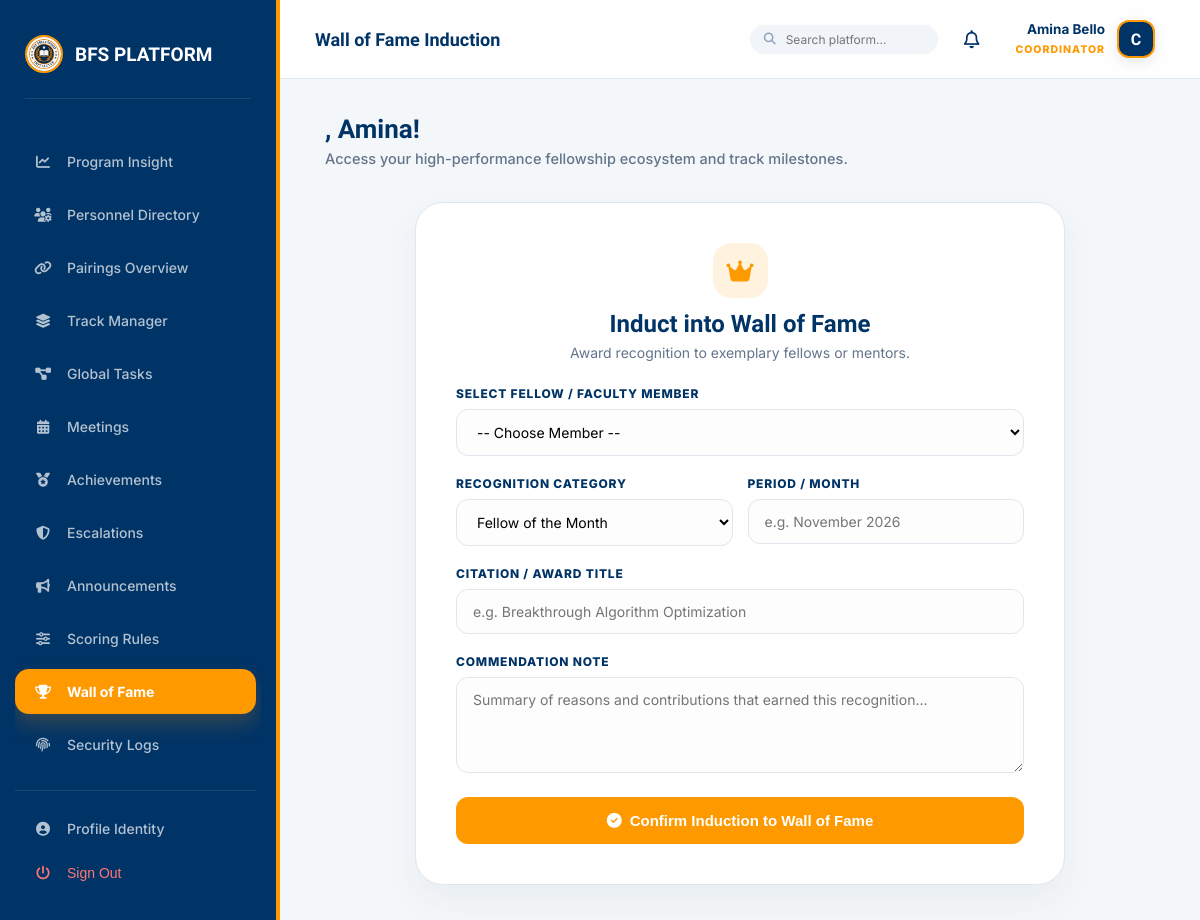
Screenshot of /wall-of-fame/manage/ (signed in) with the database file from the repository.
### accounts/models.py (models this page shows, shortened)
class User(AbstractUser):
    ROLE_CHOICES = [
        ('mentee', 'Mentee'),
        ('mentor', 'Mentor'),
        ('management', 'Management Team'),
        ('coordinator', 'Programme Coordinator'),
    ]
    role = models.CharField(max_length=20, choices=ROLE_CHOICES, default='mentee')
    phone = models.CharField(max_length=20, blank=True)
    bio = models.TextField(blank=True)
    avatar_url = models.URLField(blank=True)   # Link to OneDrive/SharePoint photo
    is_verified = models.BooleanField(default=False)
    linkedin_url = models.URLField(blank=True, verbose_name="LinkedIn Profile")
    github_url = models.URLField(blank=True, verbose_name="GitHub/Portfolio")
    cv_url = models.URLField(blank=True, verbose_name="CV/Resume (OneDrive Link)")
    qualification = models.CharField(max_length=120, blank=True, help_text="e.g. B.Sc, M.Sc, Ph.D, Professional Fellow")
    expertise = models.CharField(max_length=150, blank=True, help_text="e.g. Software Engineering, AI, Cloud, Research")
    academic_status = models.CharField(max_length=100, blank=True, help_text="e.g. Student, Recent Graduate, Professional")
    interests = models.TextField(blank=True, help_text="Areas of interest or specialization")
    career_goal = models.TextField(blank=True, help_text="Mentee primary career and learning goal")

### core/views.py (the view, shortened to what this page needs)
# urls.py: path('wall-of-fame/manage/', views.manage_wall_of_fame, name='manage_wall_of_fame'),
@role_required('management', 'coordinator')
def manage_wall_of_fame(request):
    users = User.objects.filter(is_active=True).order_by('first_name', 'username')
    return render(request, 'core/manage_wall_of_fame.html', {'users': users})

### templates/core/manage_wall_of_fame.html (shortened to what this page needs)
{% extends 'base.html' %}
{% block header_title %}Wall of Fame Induction{% endblock %}
{% block content %}
<div class="wof-form-card">
    <div style="text-align: center; margin-bottom: 25px;">
        <div style="width: 55px; height: 55px; border-radius: 18px; background: var(--gold-soft); color: var(--gold); display: inline-flex; align-items: center; justify-content: center; font-size: 24px; margin-bottom: 12px;">
            <i class="fas fa-crown"></i>
        </div>
        <h2 style="margin: 0; font-family: 'Lexend'; color: var(--navy);">Induct into Wall of Fame</h2>
        <p style="margin: 6px 0 0; color: #64748b; font-size: 14px;">Award recognition to exemplary fellows or mentors.</p>
    </div>
    <form method="post">
        <div>
            <label class="form-label">Select Fellow / Faculty Member</label>
            <select name="user_id" class="form-input" required>
                <option value="">-- Choose Member --</option>
            </select>
        </div>
        <div style="display: grid; grid-template-columns: 1fr 1fr; gap: 15px;">
            <div>
                <label class="form-label">Recognition Category</label>
                <select name="type" class="form-input" required>
                    <option value="mentee_of_month">Fellow of the Month</option>
                </select>
            </div>
            <div>
                <label class="form-label">Period / Month</label>
                <input type="text" name="period" class="form-input" placeholder="e.g. November 2026" required>
            </div>
        </div>
        <div>
            <label class="form-label">Citation / Award Title</label>
            <input type="text" name="badge_title" class="form-input" placeholder="e.g. Breakthrough Algorithm Optimization" required>
        </div>
        <div>
            <label class="form-label">Commendation Note</label>
            <textarea name="note" rows="4" class="form-input" placeholder="Summary of reasons and contributions that earned this recognition..." required></textarea>
        </div>
        <button type="submit" class="btn-submit-wof">
            <i class="fas fa-check-circle"></i> Confirm Induction to Wall of Fame
        </button>
    </form>
</div>
{% endblock %}

### templates/base.html (shortened to what this page needs)
{% load static %}
<!DOCTYPE html>
<html lang="en">
<head>
    <link rel="stylesheet" href="https://cdnjs.cloudflare.com/ajax/libs/font-awesome/6.4.0/css/all.min.css">
</head>
<body>
    <aside class="sidebar" id="sidebar">
        <div class="brand">
            <img src="{% static 'images/logo.jpg' %}" alt="BFS Logo">
            <span>BFS PLATFORM</span>
        </div>
        <nav class="nav-menu">
            {% if user.role == 'mentee' %}
                <a href="{% url 'dashboard:mentee_dashboard' %}" class="nav-item {% if request.resolver_match.url_name == 'mentee_dashboard' %}active{% endif %}">
                    <i class="fas fa-th-large"></i> My Workspace
                </a>
                <a href="{% url 'groups:group_list' %}" class="nav-item {% if 'groups' in request.path and 'meetings' not in request.path and 'pairings' not in request.path %}active{% endif %}">
                    <i class="fas fa-compass"></i> Explore Tracks
                </a>
                <a href="{% url 'tasks:my_tasks_list' %}" class="nav-item {% if 'tasks' in request.path %}active{% endif %}">
                    <i class="fas fa-clipboard-list"></i> My Assignments
                </a>
                <a href="{% url 'groups:meeting_list' %}" class="nav-item {% if 'meetings' in request.path %}active{% endif %}">
                    <i class="fas fa-video"></i> Meetings
                </a>
                <a href="{% url 'progress:achievements' %}" class="nav-item {% if 'achievements' in request.path %}active{% endif %}">
                    <i class="fas fa-medal"></i> Achievements
                </a>
                <a href="{% url 'progress:leaderboard' %}" class="nav-item {% if 'leaderboard' in request.path %}active{% endif %}">
                    <i class="fas fa-award"></i> Leaderboard
                </a>
                <a href="{% url 'progress:goals' %}" class="nav-item {% if 'goals' in request.path %}active{% endif %}">
                    <i class="fas fa-bullseye"></i> My Goals
                </a>
                <a href="{% url 'helpdesk:home' %}" class="nav-item {% if 'helpdesk' in request.path %}active{% endif %}">
                    <i class="fas fa-question-circle"></i> Help Desk
                </a>
                <a href="{% url 'announcements:list' %}" class="nav-item {% if 'announcements' in request.path %}active{% endif %}">
                    <i class="fas fa-bullhorn"></i> Announcements
                </a>
                <a href="{% url 'progress:feedback' %}" class="nav-item {% if 'feedback' in request.path %}active{% endif %}">
                    <i class="fas fa-comment-dots"></i> Feedback
                </a>
                <a href="{% url 'core:wall_of_fame' %}" class="nav-item {% if 'wall-of-fame' in request.path %}active{% endif %}">
                    <i class="fas fa-trophy"></i> Wall of Fame
                </a>
            {% elif user.role == 'management' or user.role == 'coordinator' %}
                <a href="{% url 'dashboard:home' %}" class="nav-item ">
                    <i class="fas fa-chart-line"></i> Program Insight
                </a>
                <a href="{% url 'accounts:user_directory' %}" class="nav-item {% if 'users' in request.path %}active{% endif %}">
                    <i class="fas fa-users-cog"></i> Personnel Directory
                </a>
                <a href="{% url 'groups:pairing_list' %}" class="nav-item {% if 'pairings' in request.path %}active{% endif %}">
                    <i class="fas fa-link"></i> Pairings Overview
                </a>
                <a href="{% url 'groups:group_list' %}" class="nav-item {% if 'groups' in request.path and 'meetings' not in request.path and 'pairings' not in request.path %}active{% endif %}">
                    <i class="fas fa-layer-group"></i> Track Manager
                </a>
                <a href="{% url 'tasks:task_manager' %}" class="nav-item {% if 'manager' in request.path %}active{% endif %}">
                    <i class="fas fa-project-diagram"></i> Global Tasks
                </a>
                <a href="{% url 'groups:meeting_list' %}" class="nav-item {% if 'meetings' in request.path %}active{% endif %}">
                    <i class="fas fa-calendar-alt"></i> Meetings
                </a>
                <a href="{% url 'progress:achievements' %}" class="nav-item {% if 'achievements' in request.path %}active{% endif %}">
                    <i class="fas fa-medal"></i> Achievements
                </a>
                <a href="{% url 'progress:escalation_list' %}" class="nav-item {% if 'escalations' in request.path %}active{% endif %}">
                    <i class="fas fa-shield-alt"></i> Escalations
                </a>
                <a href="{% url 'announcements:list' %}" class="nav-item {% if 'announcements' in request.path %}active{% endif %}">
                    <i class="fas fa-bullhorn"></i> Announcements
                </a>
                <a href="{% url 'progress:points_rules' %}" class="nav-item {% if 'points-rules' in request.path %}active{% endif %}">
                    <i class="fas fa-sliders-h"></i> Scoring Rules
                </a>
                <a href="{% url 'core:wall_of_fame' %}" class="nav-item {% if 'wall-of-fame' in request.path %}active{% endif %}">
                    <i class="fas fa-trophy"></i> Wall of Fame
                </a>
                <a href="{% url 'progress:audit_log' %}" class="nav-item {% if 'audit' in request.path %}active{% endif %}">
                    <i class="fas fa-fingerprint"></i> Security Logs
                </a>
            {% endif %}
            <div style="margin-top: auto; border-top: 1px solid rgba(255,255,255,0.1); padding-top: 15px;">
                <a href="{% url 'accounts:profile' %}" class="nav-item {% if 'profile' in request.path %}active{% endif %}">
                    <i class="fas fa-user-circle"></i> Profile Identity
                </a>
                <button onclick="document.getElementById('logout-form').submit();" class="nav-item" style="color: #ff7675; cursor: pointer;">
                    <i class="fas fa-power-off"></i> Sign Out
                </button>
            </div>
        </nav>
    </aside>
    <main class="main">
        <header class="topbar">
            <div style="display: flex; align-items: center; gap: 15px;">
                <h2 style="margin:0; font-family:'Lexend'; font-size: 18px; color: var(--navy);">{% block header_title %}{% endblock %}</h2>
            </div>
            <div style="display: flex; align-items: center; gap: 20px;">
                <form method="get" action="{% url 'core:search' %}" style="display: flex; align-items: center; background: #f1f5f9; border-radius: 20px; padding: 6px 14px;">
                    <i class="fas fa-search" style="color: #94a3b8; font-size: 12px; margin-right: 8px;"></i>
                    <input type="text" name="q" placeholder="Search platform..." style="border: none; background: transparent; outline: none; font-size: 12px; width: 140px; font-family: inherit;">
                </form>
                <a href="{% url 'notifications:notification_list' %}" style="position: relative; color: var(--navy); text-decoration: none; font-size: 18px; padding: 6px;">
                    <i class="far fa-bell"></i>
                </a>
                <div class="identity-card" data-role="{{ user.get_role_display }}">
                    <div style="display: flex; align-items: center; gap: 12px;">
                        <div style="text-align: right; line-height: 1.2;">
                            <span style="display: block; font-weight: 700; font-size: 13.5px; color: var(--navy);">{{ user.get_full_name|default:user.username }}</span>
                            <span style="font-size: 10.5px; color: var(--gold); font-weight: 800; text-transform: uppercase; letter-spacing: 1px;">{{ user.role }}</span>
                        </div>
                        <div style="width: 38px; height: 38px; border-radius: 12px; background: var(--navy); color: white; display: flex; align-items: center; justify-content: center; font-weight: 800; font-family: 'Lexend'; border: 2px solid var(--gold); box-shadow: 0 4px 12px rgba(0, 51, 102, 0.1);">
                            {{ user.username|first|upper }}
                        </div>
                    </div>
                </div>
            </div>
        </header>
        <div class="content-body">
            <div class="welcome-banner">
                <h1>{{ greeting }}, {{ user.first_name|default:user.username }}!</h1>
                <p>Access your high-performance fellowship ecosystem and track milestones.</p>
            </div>
            {% block content %}{% endblock %}
        </div>
    </main>
</body>
</html>

### rows the page displays
User: get_full_name "Amina Bello", role "COORDINATOR", username|first "C", first_name "Amina"
